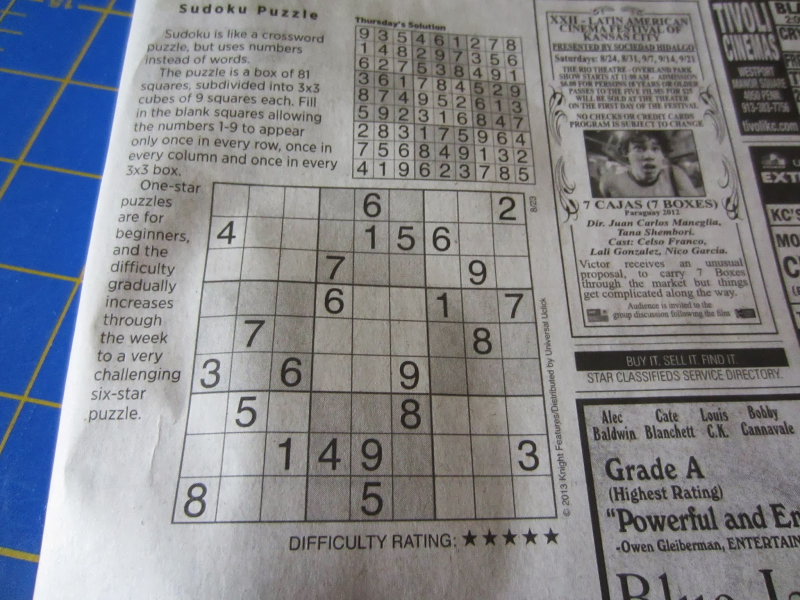
#> input picture figures/sudoku.JPG, 1600 x 1200 px (shown at 1/2 size)
$ jupyter execute 9-image-gradients.ipynb   (older library calls are emulated)
#> lines starting #> are read from the running program, lines starting #| are printed output that depends on the picture
Image Gradients
===

There are three types of gradient filters provided by OpenCV: (1) Sobel, (2) Scharr, and (3) Laplacian.

## Sobel and Scharr Derivatives

Sobel operators are a joint Gaussian smoothing and differentiation operation. Hence, it is more resistant to noise. We can specify the direction of the derivatives we will take, either horizontal or vertical. We can also specify the kernel size.

## Laplacian Derivatives

It calculates the Laplacian of a given image by the following relation $\Delta src = \dfrac{\partial^{2} src}{\partial x^{2}} + \dfrac{\partial^{2} src}{\partial y^{2}}$.

[cell 1]
import cv2
import matplotlib.pyplot as plt
import numpy as np

image = cv2.imread('figures/sudoku.JPG', 0)
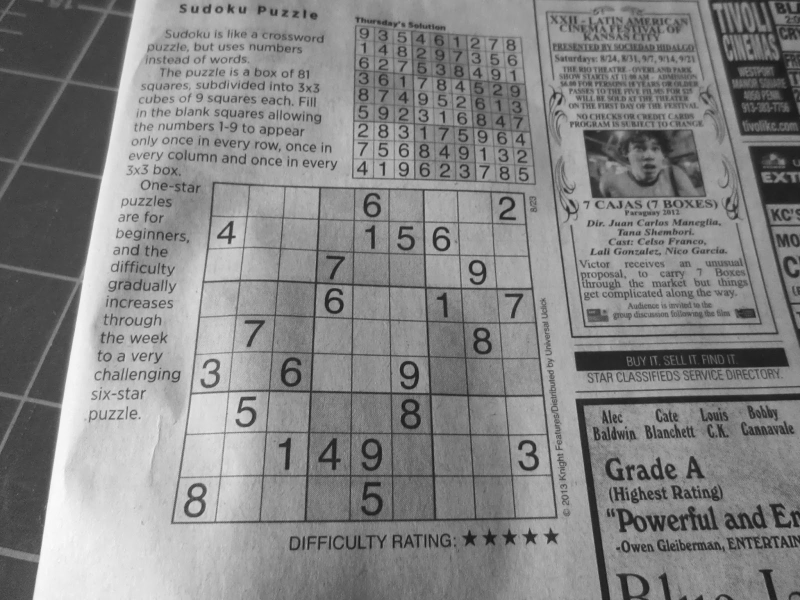
#> image: shape (1200, 1600) (shown at 1/2 size); min 13, max 254, mean 132.6

laplacian = cv2.Laplacian(image, cv2.CV_64F)
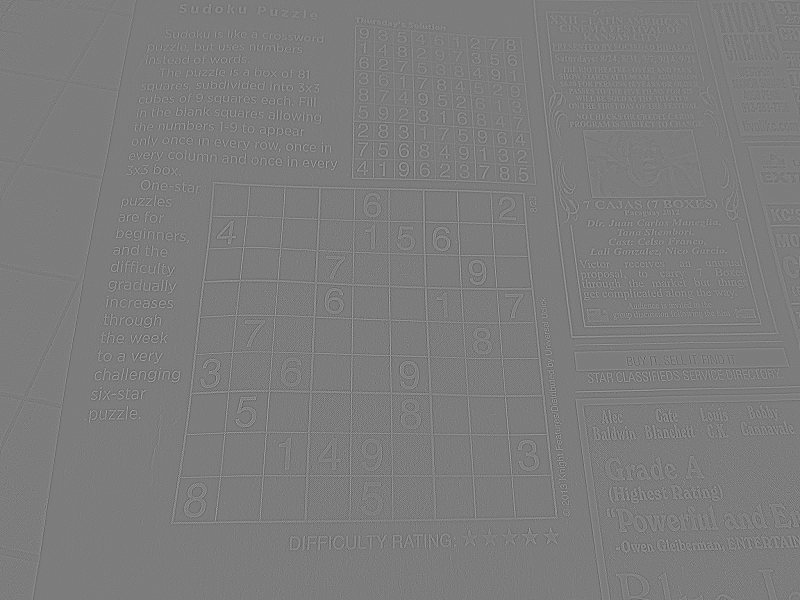
#> laplacian: shape (1200, 1600) float64 (shown at 1/2 size); min -183, max 191, mean 0; drawn with min black and max white
sobel_x = cv2.Sobel(image, cv2.CV_64F, 1, 0, ksize=5)
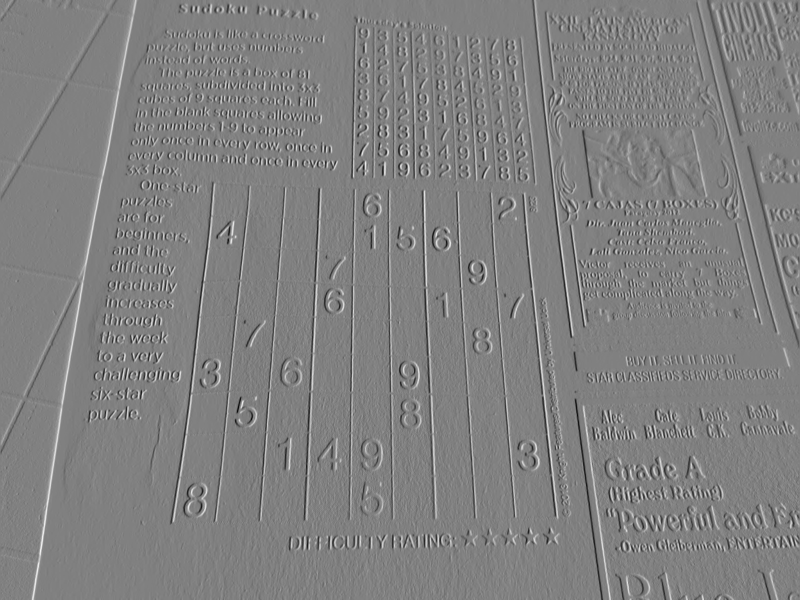
#> sobel_x: shape (1200, 1600) float64 (shown at 1/2 size); min -6115, max 5997, mean 2; drawn with min black and max white
sobel_y = cv2.Sobel(image, cv2.CV_64F, 0, 1, ksize=5)
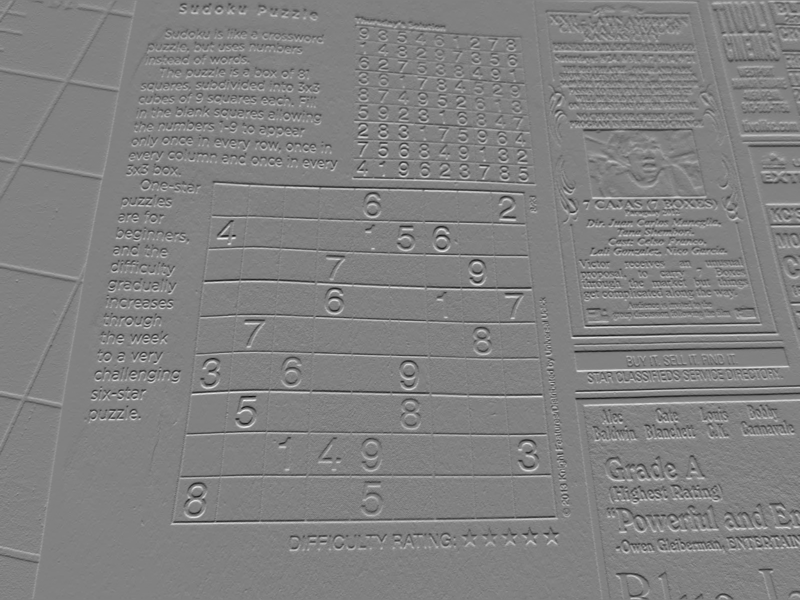
#> sobel_y: shape (1200, 1600) float64 (shown at 1/2 size); min -5623, max 5472, mean 1.9; drawn with min black and max white

plt.figure(figsize=(20, 20))
plt.subplot(221), plt.imshow(image, cmap='gray')
plt.subplot(222), plt.imshow(laplacian, cmap='gray')
plt.subplot(223), plt.imshow(sobel_x, cmap='gray')
plt.subplot(224), plt.imshow(sobel_y, cmap='gray')

plt.show()
